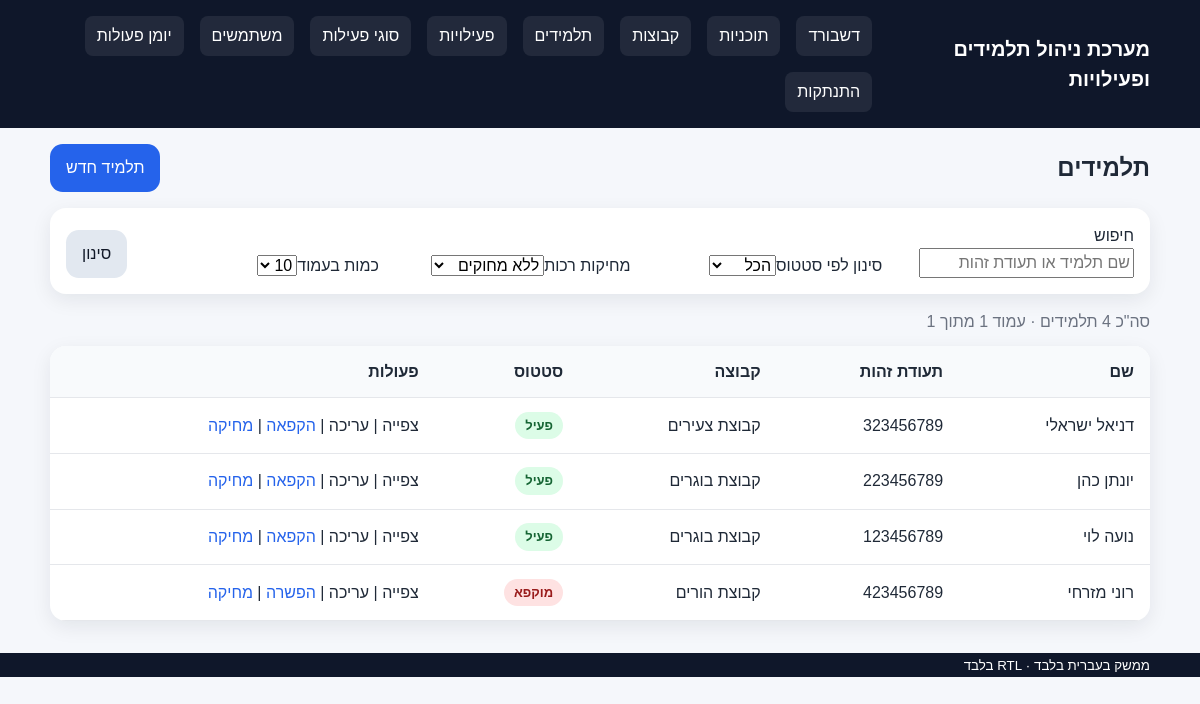
/students.php (signed in), run on the app's committed database.
### tables this page shows
CREATE TABLE students (
    id BIGINT UNSIGNED AUTO_INCREMENT PRIMARY KEY,
    national_id VARCHAR(20) NOT NULL UNIQUE,
    full_name VARCHAR(150) NOT NULL,
    gender ENUM('male', 'female', 'other') NULL,
    birth_date DATE NULL,
    status ENUM('active', 'frozen') NOT NULL DEFAULT 'active',
    freeze_reason VARCHAR(255) NULL,
    frozen_at DATETIME NULL,
    deleted_at TIMESTAMP NULL DEFAULT NULL,
    created_at TIMESTAMP NULL DEFAULT CURRENT_TIMESTAMP,
    updated_at TIMESTAMP NULL DEFAULT CURRENT_TIMESTAMP ON UPDATE CURRENT_TIMESTAMP,
    INDEX idx_students_status (status),
    INDEX idx_students_name (full_name)
);

CREATE TABLE groups (
    id BIGINT UNSIGNED AUTO_INCREMENT PRIMARY KEY,
    program_id BIGINT UNSIGNED NOT NULL,
    name VARCHAR(150) NOT NULL,
    instructor_user_id BIGINT UNSIGNED NOT NULL,
    status ENUM('active', 'inactive') NOT NULL DEFAULT 'active',
    created_at TIMESTAMP NULL DEFAULT CURRENT_TIMESTAMP,
    updated_at TIMESTAMP NULL DEFAULT CURRENT_TIMESTAMP ON UPDATE CURRENT_TIMESTAMP,
    INDEX idx_groups_program (program_id),
    INDEX idx_groups_instructor (instructor_user_id),
    CONSTRAINT fk_groups_program FOREIGN KEY (program_id) REFERENCES programs(id),
    CONSTRAINT fk_groups_instructor FOREIGN KEY (instructor_user_id) REFERENCES users(id)
);

### includes/functions.php (called while the page is built, shortened)
<?php
function e($value): string
{
    return htmlspecialchars((string)$value, ENT_QUOTES, 'UTF-8');
}
function get(string $key, $default = null)
{
    return $_GET[$key] ?? $default;
}
function statusLabel(string $status): string
{
    return match ($status) {
        'active' => 'פעיל',
        'frozen' => 'מוקפא',
        'inactive' => 'לא פעיל',
        'present' => 'השתתף',
        'absent' => 'לא השתתף',
        default => $status,
    };
}
function pageParam(): int
{
    return max(1, (int)get('page', 1));
}
function perPageParam(int $default = 10): int
{
    $value = (int)get('per_page', $default);
    $allowed = [10, 20, 50];
    return in_array($value, $allowed, true) ? $value : $default;
}

### public/students_table.php (the view, shortened to what this page needs)
<?php foreach ($students as $student): ?>
<tr class="<?= !empty($student['deleted_at']) ? 'deleted-row' : '' ?>">
    <td><?= e($student['full_name']) ?></td>
    <td><?= e($student['national_id']) ?></td>
    <td><?= e($student['group_name']) ?></td>
    <td>
        <?php if (!empty($student['deleted_at'])): ?>
            <span class="status-pill deleted">נמחק רכות</span>
        <?php else: ?>
            <span class="status-pill <?= e($student['status']) ?>"><?= e(statusLabel($student['status'])) ?></span>
        <?php endif; ?>
    </td>
    <td class="table-actions">
        <a href="student_view.php?id=<?= (int)$student['id'] ?>">צפייה</a>
        <?php if (empty($student['deleted_at'])): ?>
            | <a href="student_form.php?id=<?= (int)$student['id'] ?>">עריכה</a>
            <?php if ($student['status'] === 'active'): ?>
                |
                <form method="post" action="freeze_student.php" class="inline-form">
                    <button class="link-button confirm-action" type="submit">הקפאה</button>
                </form>
            <?php else: ?>
                |
                <form method="post" action="unfreeze_student.php" class="inline-form">
                    <button class="link-button confirm-action" type="submit">הפשרה</button>
                </form>
            <?php endif; ?>
            |
            <form method="post" action="delete_student.php" class="inline-form">
                <button class="link-button confirm-action" type="submit">מחיקה</button>
            </form>
        <?php endif; ?>
    </td>
</tr>
<?php endforeach; ?>

### assets/css/layout.css (style rules this page uses)
body { font-family:Arial,sans-serif;background:#f5f7fb;color:#1f2937;line-height:1.5 }
.inline-form { display:inline }
.status-pill { display:inline-block;padding:.25rem .6rem;border-radius:999px;font-size:.9rem;font-weight:700 }
.status-pill.active { background:#dcfce7;color:#166534 }
.status-pill.frozen,.status-pill.inactive { background:#fee2e2;color:#991b1b }

### assets/css/forms.css (style rules this page uses)
.link-button { background:none;border:none;padding:0;color:#1d4ed8;cursor:pointer;font:inherit }

### assets/css/tables.css (style rules this page uses)
th,td { padding:.85rem 1rem;text-align:right;border-bottom:1px solid #e5e7eb }

### assets/css/app.css (style rules this page uses)
body { background: #f5f7fb; color: #1f2937; }
.inline-form { display: inline-block; }
.link-button { border: 0; background: transparent; color: #2563eb; cursor: pointer; padding: 0; font: inherit; }
.status-pill { display: inline-block; padding: 4px 10px; border-radius: 999px; font-size: 13px; }
.status-pill.active { background: #dcfce7; color: #166534; }
.status-pill.frozen, .status-pill.inactive { background: #fee2e2; color: #991b1b; }
.table-actions { white-space: nowrap; }

### data on the page
students: full_name "דניאל ישראלי", national "323456789", groups.name "קבוצת צעירים", status "פעיל"
students: full_name "יונתן כהן", national "223456789", groups.name "קבוצת בוגרים", status "פעיל"
students: full_name "נועה לוי", national "123456789", groups.name "קבוצת בוגרים", status "פעיל"
students: full_name "רוני מזרחי", national "423456789", groups.name "קבוצת הורים", status "מוקפא"

### other printed values
getConfig()['app_name'] "מערכת ניהול תלמידים ופעילויות"
$total "4"
$totalPages "1"
